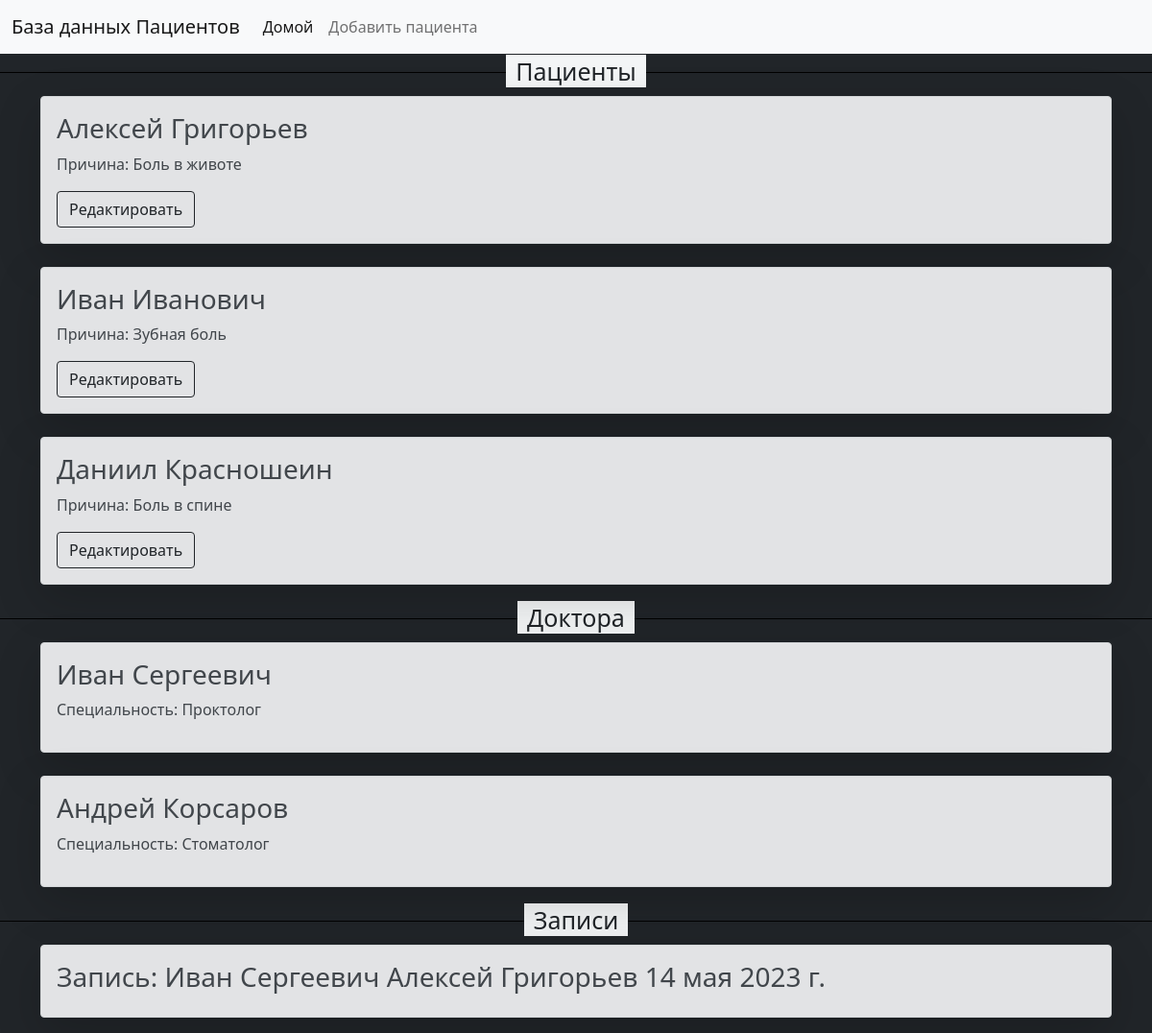
The app's page /, older data.
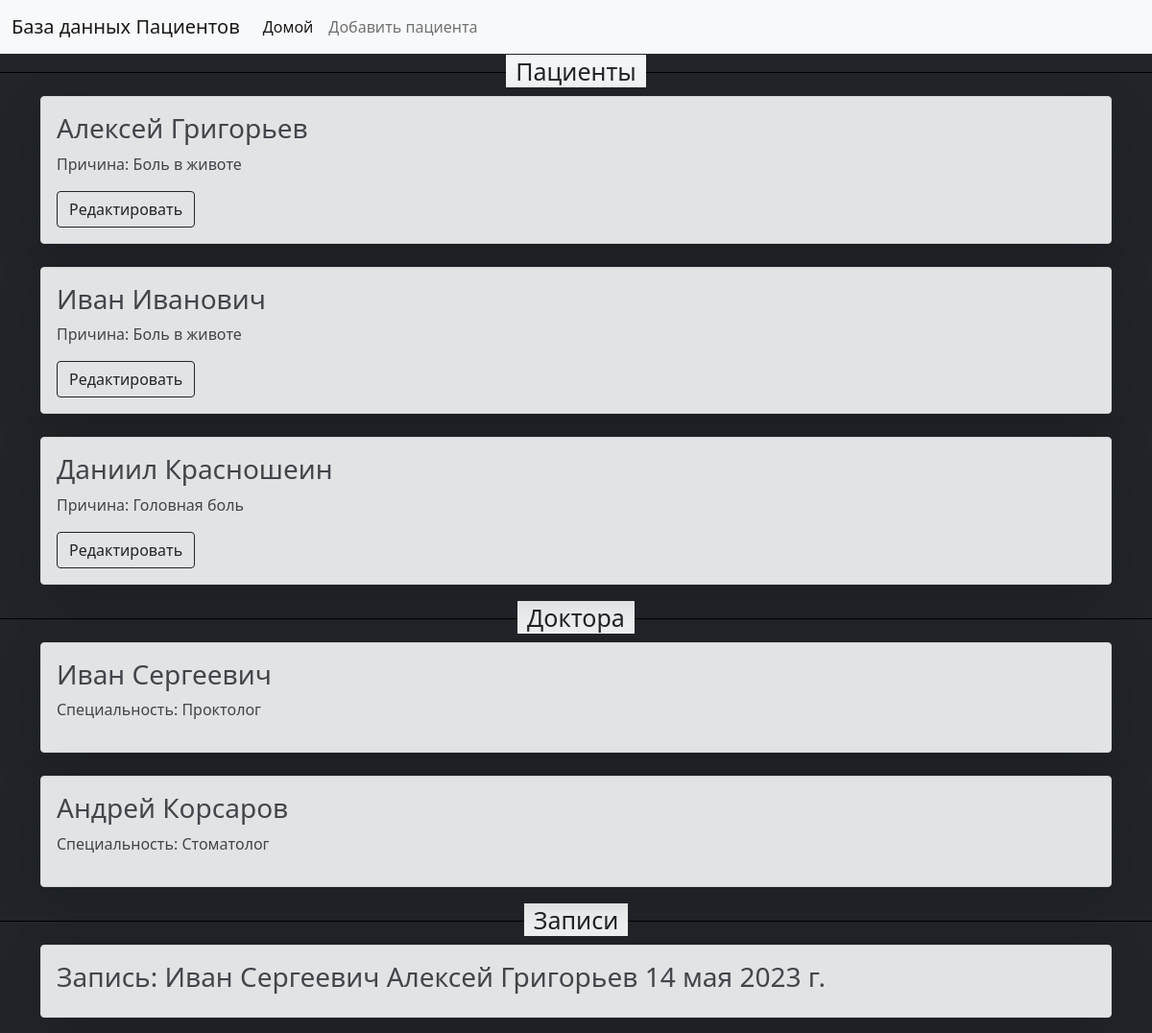
The same page, newer data.
### Medicine/models.py (models this page shows, shortened)
class Human(models.Model):
    class Meta:
        verbose_name = "Пациент"
        verbose_name_plural = "Пациенты"
    id_human = models.AutoField(verbose_name='ID Человека', primary_key=True, unique=True)
    name = models.CharField(verbose_name='Имя', max_length=255)
    surname = models.CharField(verbose_name='Фамилия', max_length=255)
    reason = models.CharField(verbose_name='Причина:', max_length=255)
    def __str__(self):
        return f"{self.name} {self.surname}"

class Doctor(models.Model):
    class Meta:
        verbose_name = "Доктор"
        verbose_name_plural = "Докторы"
    id_doctor = models.AutoField(verbose_name='ID Доктора', primary_key=True, unique=True)
    name = models.CharField(verbose_name='Имя', max_length=255)
    surname = models.CharField(verbose_name='Фамилия', max_length=255)
    specialty = models.CharField(verbose_name='Специальность:', max_length=255)
    def __str__(self):
        return f"{self.name} {self.surname}"

class Appointment(models.Model):
    class Meta:
        verbose_name = "Запись"
        verbose_name_plural = "Записи"
    id_app = models.AutoField(verbose_name='ID Записи', primary_key=True, unique=True)
    id_human = models.ForeignKey(Human, verbose_name='ID Человека', on_delete=models.SET(-1))
    id_doctor = models.ForeignKey(Doctor, verbose_name='ID Доктора', on_delete=models.SET(-1))
    app_time = models.DateField(verbose_name='Дата записи', max_length=255)

### Medicine/views.py (the view)
# urls.py: path('', views.index, name='home'),
def index(request):
    humans = Human.objects.all()
    doctors = Doctor.objects.all()
    apps = Appointment.objects.all()
    data = {'humans': humans, 'doctors': doctors, 'apps': apps}
    return render(request, "Medicine/index.html", data)

### Medicine/templates/Medicine/index.html (shortened to what this page needs)
{% extends 'Medicine/base.html' %}
{% block content %}
    <div style="width: 100%; height: 20px; border-bottom: 1px solid black; text-align: center">
        <span style="font-size: 25px; background-color: #F3F5F6; padding: 0 10px;">
            Пациенты
        </span>
    </div>
    <div class="container">
        {% for i in humans %}
            <div class="alert alert-secondary shadow-lg  mt-4">
                <h3> {{i.name}} {{i.surname}}</h3>
                <p> Причина: {{i.reason}}</p>
                <a href="{% url 'change' i.id_human %}" class="btn btn-outline-dark">Редактировать</a>
            </div>
        {% endfor %}
    </div>
    <div style="width: 100%; height: 20px; border-bottom: 1px solid black; text-align: center">
        <span style="font-size: 25px; background-color: #F3F5F6; padding: 0 10px;">
            Доктора
        </span>
    </div>
    <div class="container">
        {% for i in doctors %}
            <div class="alert alert-secondary shadow-lg  mt-4">
                <h3> {{i.name}} {{i.surname}}</h3>
                <p> Специальность: {{i.specialty}}</p>
            </div>
        {% endfor %}
    </div>
    <div style="width: 100%; height: 20px; border-bottom: 1px solid black; text-align: center">
        <span style="font-size: 25px; background-color: #F3F5F6; padding: 0 10px;">
            Записи
        </span>
    </div>
    <div class="container">
        {% for i in apps %}
            <div class="alert alert-secondary shadow-lg  mt-4">
                <h3> Запись: {{i.id_doctor}} {{i.id_human}} {{i.app_time}}</h3>
            </div>
        {% endfor %}
    </div>
{% endblock %}

### Medicine/templates/Medicine/base.html (shortened to what this page needs)
{% load static %}
<!doctype html>
<html lang="en">
<head>
    <link rel="stylesheet" href="{% static 'bootstrap.min.css' %}">
</head>
<body class="bg-dark">
    <nav class="navbar navbar-expand-lg navbar-light bg-light">
  <div class="container-fluid">
    <a class="navbar-brand" href="http://127.0.0.1:8000/admin">
      База данных Пациентов</a>
    <div class="collapse navbar-collapse" id="navbarNav">
      <ul class="navbar-nav">
        <li class="nav-item">
          <a class="nav-link active" aria-current="page" href="http://127.0.0.1:8000">Домой</a>
        </li>
        <li class="nav-item">
          <a class="nav-link" href="http://127.0.0.1:8000/create">Добавить пациента</a>
        </li>
      </ul>
    </div>
  </div>
</nav>
    {% block content %}{% endblock %}
</body>
</html>

Row changes from the older to the newer data that the page shows:
changed Human "Иван": reason "Зубная боль" → "Боль в животе"
changed Human "Даниил": reason "Боль в спине" → "Головная боль"
